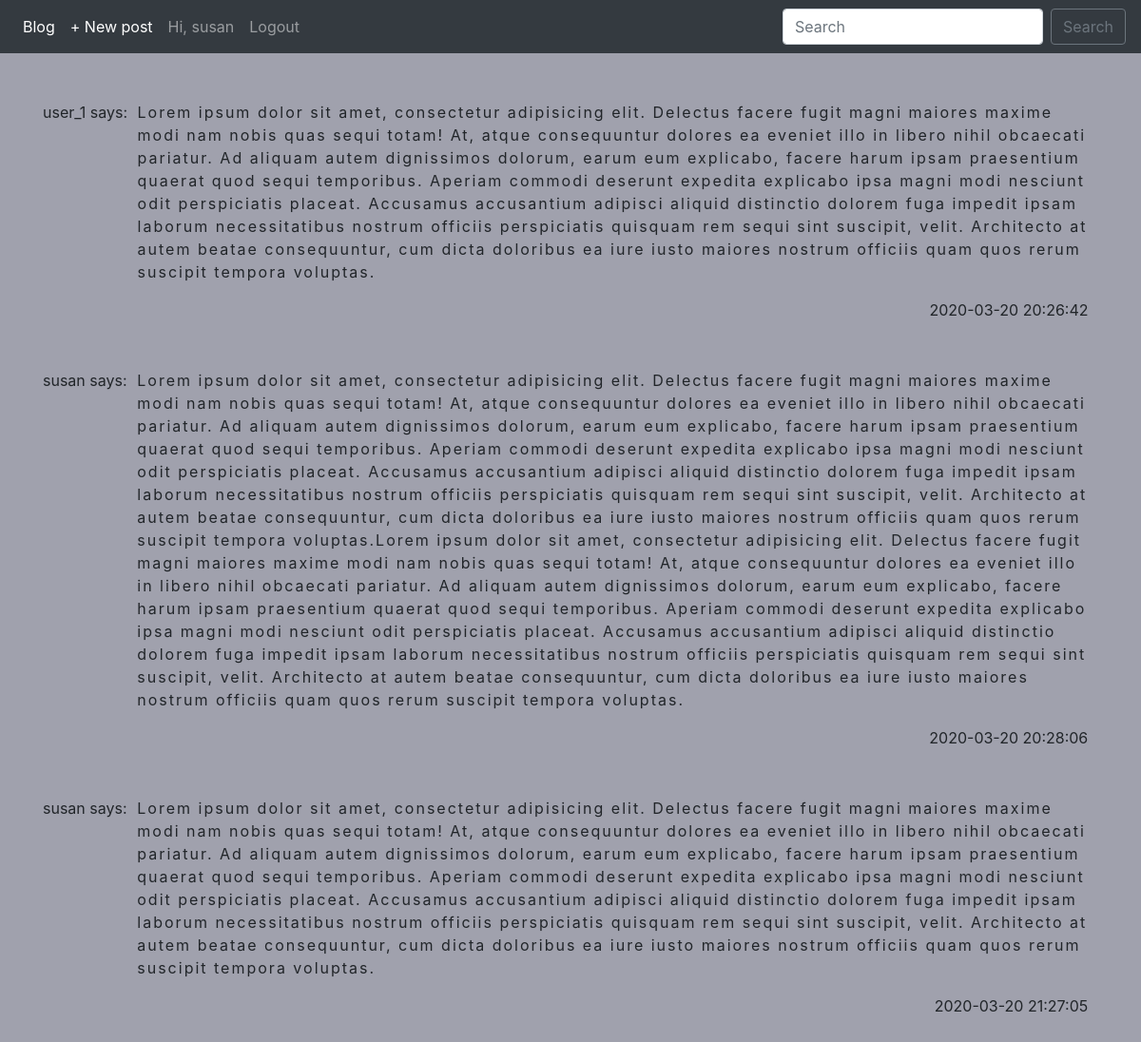
Screenshot of / (signed in) with the database file from the repository.
### models.py (models this page shows, shortened)
class User(db.Model, UserMixin):
    id = db.Column(db.Integer(), primary_key=True)
    username = db.Column(db.String(100), unique=True)
    email = db.Column(db.String(100), unique=True)
    password = db.Column(db.String(255))
    active = db.Column(db.Boolean())
    posts = db.relationship('Post', backref='author', lazy='dynamic')
    roles = db.relationship('Role', secondary=roles_users, backref=db.backref('users', lazy='dynamic'))

class Post(db.Model):
    id = db.Column(db.Integer, primary_key=True)
    title = db.Column(db.String(140))
    slug = db.Column(db.String(140), unique=True)
    body = db.Column(db.Text)
    created = db.Column(db.DateTime, default=db.func.current_timestamp())
    user_id = db.Column(db.Integer, db.ForeignKey('user.id'))
    tags = db.relationship('Tag', secondary=post_tags, backref=db.backref('posts', lazy='dynamic'))

### views.py (the view)
@app.route('/')
def index():
    users = User.query.all()
    posts = Post.query.all()
    return render_template('index.html', posts=posts, users=users)

### templates/index.html (shortened to what this page needs)
{% extends 'base.html' %}
{% block blog_content %}
        {% for post in posts %}
            <div class="wrap">
                 <div class="author">
                    {{ post.author.username }} says:
                 </div>
                <div class="blog-content">
                    <p>{{ post.body }}</p>
                    <div class="created">
                        {{ post.created }}
                    </div>
                </div>
            </div>
        {% endfor %}
{% endblock %}

### templates/base.html (shortened to what this page needs)
<!DOCTYPE html>
<html lang="en">
<head>
    <link rel="stylesheet" href="https://stackpath.bootstrapcdn.com/bootstrap/4.3.1/css/bootstrap.min.css"
>
    <link rel="stylesheet" href="/static/css/styles.css?q=1280549780
">
</head>
<body style="background: #a0a1ad">
    <nav class="navbar navbar-expand-lg navbar-dark bg-dark">
      <div class="collapse navbar-collapse" id="navbarSupportedContent">
        <ul class="navbar-nav mr-auto">
          <li class="nav-item active">
            <a class="nav-link" href="{{ url_for('posts.index') }}">Blog <span class="sr-only">(current)</span></a>
            </li>
            <li class="nav-item active">
                <a class="nav-link" href="{{ url_for('posts.create_post') }}">+ New post</a>
            </li>
            {% if not (current_user.has_role('admin')) %}
             <li class="nav-item">
              {% if current_user.is_authenticated %}
                <a class="nav-link " href="{{ url_for('user', username=current_user.username) }}">Hi, {{ current_user.username }}</a>
              {% endif %}
            </li>
            {% endif %}
            <li>
                {% if current_user.is_anonymous %}
                <a class="nav-link" href="/login" tabindex="-1" aria-disabled="">Login</a>
                {% else %}
                <a class="nav-link" href="/logout" tabindex="-1" aria-disabled="">Logout</a>
                {% endif %}
            </li>
        </ul>
        <form class="form-inline my-2 my-lg-0" method="get">
          <input class="form-control mr-sm-2" type="search" placeholder="Search" aria-label="Search"
                 name="q" value="{{ request.args.get('q', '') }}">
          <button class="btn btn-outline-secondary my-2 my-sm-0" type="submit">Search</button>
        </form>
      </div>
    </nav>
    <div class="container">
        <div class="content-wrap">
            <div class="blog-container">
                {% block blog_content %}
                {% endblock %}
            </div>
        </div>
    </div>
</body>
</html>

### static/css/styles.css (style rules this page uses)
.container { height: 91vh; }
.blog-container { justify-content: center; }
.content-wrap { padding-top: 50px; }
.wrap { display: flex; padding-bottom: 50px; flex-direction: row; justify-content: space-between; }
.blog-content { max-width: 1000px; display: block; }
.blog-content p { letter-spacing: 2px; }
.created { display: flex; flex-direction: row; justify-content: flex-end; }

### rows the page displays
User: username "susan"
Post: author.username "user_1", body "Lorem ipsum dolor sit amet, consectetur adipisicing elit. Delectus facere fugit magni maiores maxime modi nam nobis quas sequi totam! At, atque consequuntur dolores ea eveniet illo in libero nihil obcaecati pariatur. Ad aliquam autem dignissimos dolorum, earum eum explicabo, facere harum ipsam praesentium quaerat quod sequi temporibus. Aperiam commodi deserunt expedita explicabo ipsa magni modi nesciunt odit perspiciatis placeat. Accusamus accusantium adipisci aliquid distinctio dolorem fuga impedit ipsam laborum necessitatibus nostrum officiis perspiciatis quisquam rem sequi sint suscipit, velit. Architecto at autem beatae consequuntur, cum dicta doloribus ea iure iusto maiores nostrum…", created "2020-03-20 20:26:42"
Post: author.username "susan", body "Lorem ipsum dolor sit amet, consectetur adipisicing elit. Delectus facere fugit magni maiores maxime modi nam nobis quas sequi totam! At, atque consequuntur dolores ea eveniet illo in libero nihil obcaecati pariatur. Ad aliquam autem dignissimos dolorum, earum eum explicabo, facere harum ipsam praesentium quaerat quod sequi temporibus. Aperiam commodi deserunt expedita explicabo ipsa magni modi nesciunt odit perspiciatis placeat. Accusamus accusantium adipisci aliquid distinctio dolorem fuga impedit ipsam laborum necessitatibus nostrum officiis perspiciatis quisquam rem sequi sint suscipit, velit. Architecto at autem beatae consequuntur, cum dicta doloribus ea iure iusto maiores nostrum…", created "2020-03-20 20:28:06"
Post: author.username "susan", body "Lorem ipsum dolor sit amet, consectetur adipisicing elit. Delectus facere fugit magni maiores maxime modi nam nobis quas sequi totam! At, atque consequuntur dolores ea eveniet illo in libero nihil obcaecati pariatur. Ad aliquam autem dignissimos dolorum, earum eum explicabo, facere harum ipsam praesentium quaerat quod sequi temporibus. Aperiam commodi deserunt expedita explicabo ipsa magni modi nesciunt odit perspiciatis placeat. Accusamus accusantium adipisci aliquid distinctio dolorem fuga impedit ipsam laborum necessitatibus nostrum officiis perspiciatis quisquam rem sequi sint suscipit, velit. Architecto at autem beatae consequuntur, cum dicta doloribus ea iure iusto maiores nostrum…", created "2020-03-20 21:27:05"
